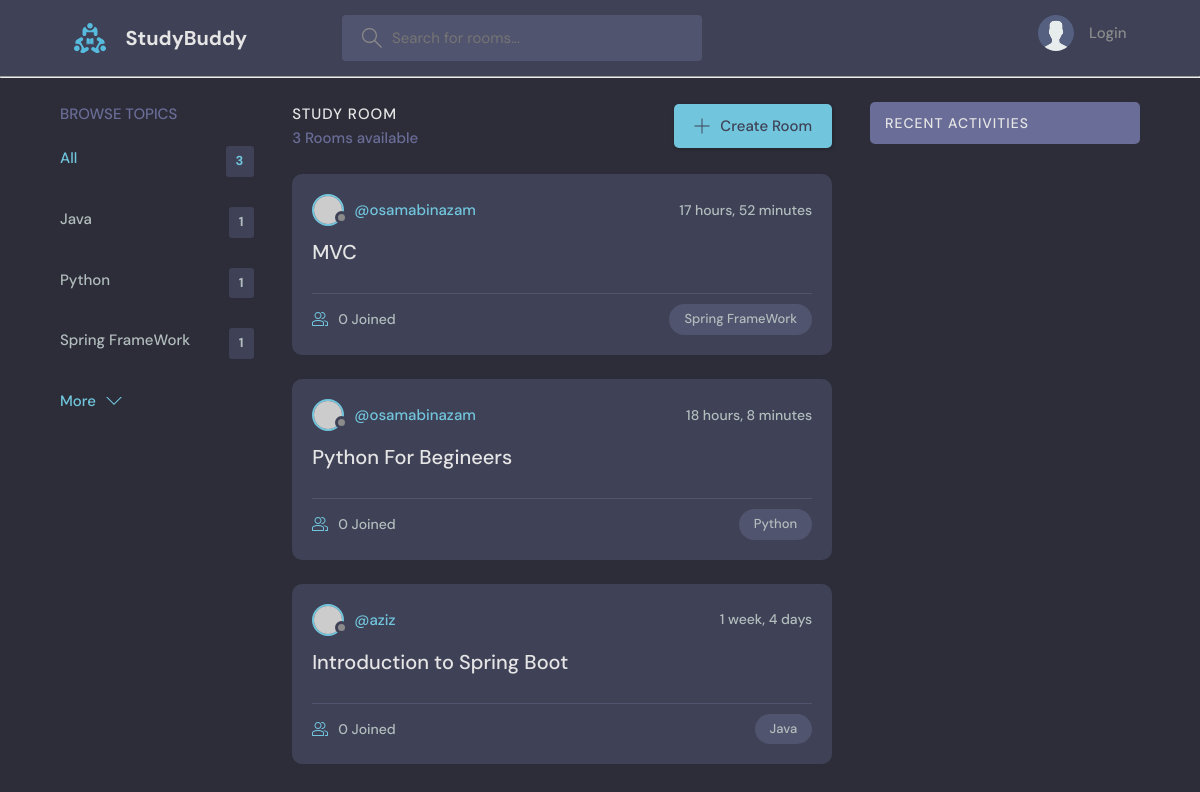
Before: / with the older database file.
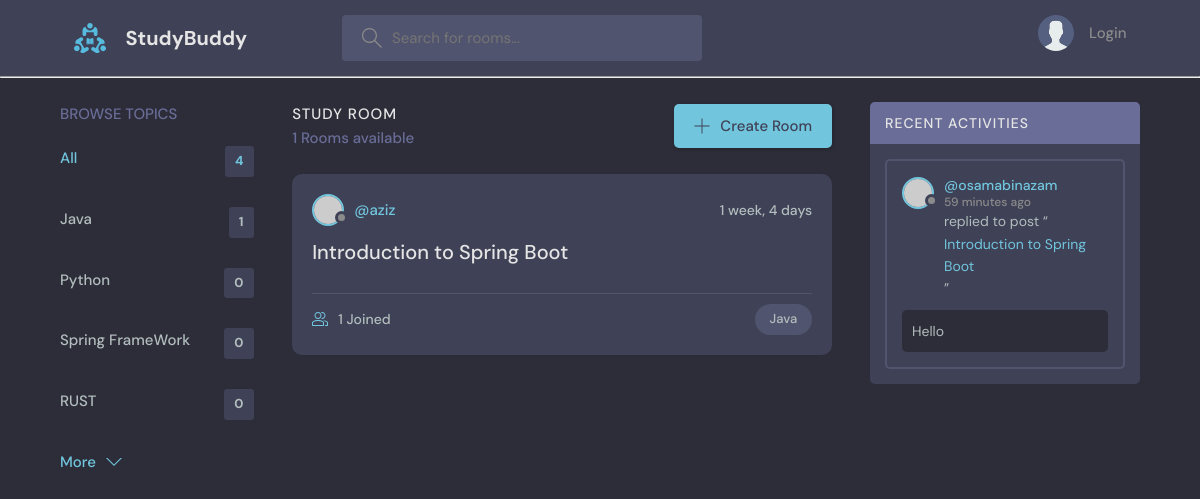
After: the same page with the newer database file.
### base/models.py (models this page shows, shortened)
class Topic (models.Model):
        name = models.CharField(max_length=200)

class Room(models.Model ):
        host = models.ForeignKey(User, on_delete=models.SET_NULL , null=True)
        topic = models.ForeignKey(Topic, on_delete=models.SET_NULL , null=True)
        name = models.CharField(max_length=200)
        description = models.TextField(null=True, blank=True)
        participants = models.ManyToManyField(User, related_name='participants', blank=True)
        update=models.DateTimeField(auto_now=True)
        created = models.DateTimeField(auto_now_add=True)
        class Meta:
                ordering = ['-update', '-created']             # ordering in Descending Order

class Message(models.Model):
        user = models.ForeignKey(User, on_delete=models.CASCADE)
        room = models.ForeignKey(Room, on_delete=models.CASCADE)
        body = models.TextField()
        update=models.DateTimeField(auto_now=True)
        created = models.DateTimeField(auto_now_add=True)
        class Meta:
                ordering = ['-update', '-created']

### base/views.py (the view)
# urls.py: path("",views.home, name="home"),
def home(request):
    q= request.GET.get('q') if request.GET.get('q') != None else ''
    rooms = Room.objects.filter(
        Q(topic__name__icontains=q) |
        Q(name__icontains=q) |
        Q(description__icontains=q)
        )
    topics = Topic.objects.all()
    room_count = rooms.count()
    room_messages  =Message.objects.filter(Q(room__topic__name__icontains =q))
    context = {'rooms':rooms, 'topics':topics ,
               'room_count':room_count, 'room_messages':room_messages}
    return render(request , 'base/home.html', context )

### base/templates/base/home.html (shortened to what this page needs)
{% load static %}
{% include 'main.html' %}
{% block content %}
<main class="layout layout--3">
  <div class="container">
    {% include 'base/topic_component.html'%}
    <div class="roomList">
      <div class="roomList__header">
        <div>
          <h2>Study Room</h2>
          <p>{{room_count}} Rooms available</p>
        </div>
        <a class="btn btn--main" href="{% url 'create-room'  %}">
          <svg version="1.1" xmlns="http://www.w3.org/2000/svg" width="32" height="32" viewBox="0 0 32 32">
            <title>add</title>
            <path
              d="M16.943 0.943h-1.885v14.115h-14.115v1.885h14.115v14.115h1.885v-14.115h14.115v-1.885h-14.115v-14.115z"
            ></path>
          </svg>
          Create Room
        </a>
      </div>
      {% include 'base/feed_component.html' %}
    </div>
    {% include 'base/activity_component.html' %}
  </div>
</main>
{% endblock content %}

### base/templates/base/topic_component.html
<div class="topics">
    <div class="topics__header">
      <h2>Browse Topics</h2>
    </div>
    <ul class="topics__list">
      <li>
        <a href="{% url 'home' %}" class="active">All <span>{{topics.count}}</span></a>
      </li>
      {% for topic in topics %}
      <li>
        <a href="{% url 'home'%}?q={{topic.name}}">{{topic.name}} <span>{{topic.room_set.all.count}}</span></a>
      </li>
      {% endfor %}
    </ul>
    <a class="btn btn--link" href="topics.html">
      More
      <svg version="1.1" xmlns="http://www.w3.org/2000/svg" width="32" height="32" viewBox="0 0 32 32">
        <title>chevron-down</title>
        <path d="M16 21l-13-13h-3l16 16 16-16h-3l-13 13z"></path>
      </svg>
    </a>
  </div>

### base/templates/base/feed_component.html (shortened to what this page needs)
{% load static %}
{% for room in rooms %}
<div class="roomListRoom">
    <div class="roomListRoom__header">
      <a href="{% url 'user-profile' room.host.id  %}" class="roomListRoom__author">
        <div class="avatar avatar--small">
          <img src="https://randomuser.me/api/portraits/women/11.jpg" />
        </div>
        <span>@{{room.host.username}}</span>
      </a>
      <div class="roomListRoom__actions">
        <span>{{room.created|timesince}}</span>
      </div>
    </div>
    <div class="roomListRoom__content">
      <a href="{% url 'room' room.id %}">{{room.name}}</a>
    </div>
    <div class="roomListRoom__meta">
      <a href="{% url 'room' room.id %}" class="roomListRoom__joined">
        {{room.participants.all.count}} Joined
      </a>
      <p class="roomListRoom__topic">{{room.topic.name}}</p>
    </div>
  </div>
{% endfor %}

### base/templates/base/activity_component.html (shortened to what this page needs)
<div class="activities">
    <div class="activities__header">
      <h2>Recent Activities</h2>
    </div>
    {% for message in room_messages %}
    <div class="activities__box">
      <div class="activities__boxHeader roomListRoom__header">
        <a href="{% url 'user-profile' message.user.id %}" class="roomListRoom__author">
          <div class="avatar avatar--small">
            <img src="https://randomuser.me/api/portraits/women/11.jpg" />
          </div>
          <p>
            @{{message.user}}
            <span>{{message.created|timesince}} ago</span>
          </p>
        </a>
      </div>
      <div class="activities__boxContent">
        <p>replied to post “<a href="{% url 'room' message.room.id %}">{{message.room.name}}</a>”</p>
        <div class="activities__boxRoomContent">
          {{message.body}}
        </div>
      </div>
    </div>
    {% endfor %}
  </div>

Changed rows visible on the page:
removed Room: host.username "osamabinazam", created "17 hours, 52 minutes", name "MVC", participants.all.count "0", topic.name "Spring FrameWork"
removed Room: host.username "osamabinazam", created "18 hours, 8 minutes", name "Python For Begineers", participants.all.count "0", topic.name "Python"
computed for Topic "Python": room_set.all.count "1" → "0"
computed for Topic "Spring FrameWork": room_set.all.count "1" → "0"
added Topic: name "RUST", room_set.all.count "0"
computed for Room "Introduction to Spring Boot": participants.all.count "0" → "1"
added Message: user "osamabinazam", created "59 minutes", room.name "Introduction to Spring Boot", body "Hello"
Other visible differences:
{{ topics.count }}: "3" → "4"
{{ room_count }}: "3" → "1"
